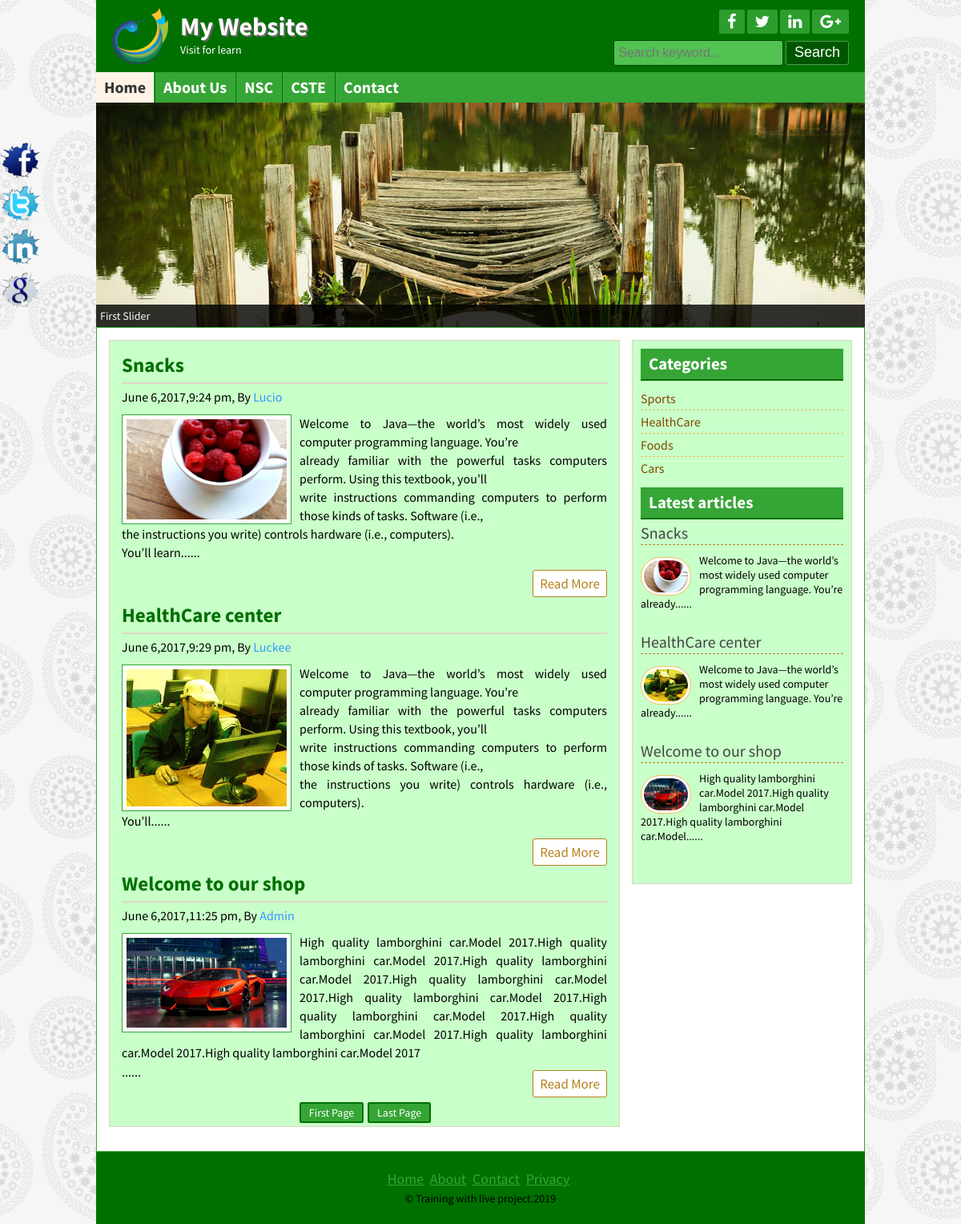
The page / on the database its author committed.
### tables this page shows
CREATE TABLE `title_slogan` (
  `id` int(11) NOT NULL,
  `title` varchar(250) NOT NULL,
  `slogan` varchar(250) NOT NULL,
  `logo` varchar(250) NOT NULL
);

CREATE TABLE `tbl_social` (
  `id` int(11) NOT NULL,
  `fb` varchar(255) NOT NULL,
  `tw` varchar(255) NOT NULL,
  `ln` varchar(255) NOT NULL,
  `gp` varchar(255) NOT NULL
);

CREATE TABLE `tbl_page` (
  `id` int(11) NOT NULL,
  `name` varchar(255) NOT NULL,
  `body` text NOT NULL
);

CREATE TABLE `tbl_post` (
  `id` int(11) NOT NULL,
  `cat` int(11) NOT NULL,
  `title` varchar(100) NOT NULL,
  `body` text NOT NULL,
  `image` varchar(100) NOT NULL,
  `author` varchar(100) NOT NULL,
  `tags` varchar(100) NOT NULL,
  `date` timestamp NOT NULL DEFAULT CURRENT_TIMESTAMP,
  `userid` int(11) NOT NULL
);

CREATE TABLE `tbl_category` (
  `id` int(11) NOT NULL,
  `name` varchar(100) NOT NULL
);

CREATE TABLE `tbl_footer` (
  `id` int(11) NOT NULL,
  `note` varchar(255) NOT NULL
);

### lib/Database.php (called while the page is built, shortened)
<?php
Class Database{
	public $host   = DB_HOST;
	public $user   = DB_USER;
	public $pass   = DB_PASS;
	public $dbname = DB_NAME;
	public $link;
	private function connectDB(){
	$this->link = new mysqli($this->host, $this->user, $this->pass,  $this->dbname);
 }
	public function select($query){
		$result = $this->link->query($query) or die($this->link->error.__LINE__);
		if($result->num_rows > 0){
			return $result;
		} else {
			return false;
		}
	}
}

### helpers/format.php (called while the page is built, shortened)
<?php
class format
{
	public function formatDate($date){
        return date('F j,Y,g:i a',strtotime($date));
	}
	public function textShorten($text,$limit=400){
        $text = $text." ";
        $text =substr($text,0,$limit);
         $text =substr($text,0,strrpos($text,' '));
        $text = $text."......";
        return $text;
	}
}
?>

### index.php (the view, shortened to what this page needs)
<?php include 'inc/header.php';?>
<?php include 'inc/slider.php';?>
	<div class="contentsection contemplete clear">
		<div class="maincontent clear">
		<?php
         $per_page = 3;
         if (isset($_GET['page'])) {
                 $page  =$_GET['page'];
         } else {
         	$page = 1;
         }
         $start_from=($page-1) * $per_page;
		?>
		<?php
          $query ="select * from tbl_post limit $start_from,$per_page ";
          $post = $db->select($query);
          if ($post) {
            while($result = $post->fetch_assoc()){
		?>
	<div class="samepost clear">
		<h2><a href="post.php?id=<?php echo $result['id'];?>"><?php echo $result['title'];?></a></h2>
		<h4><?php echo $fm->formatDate($result['date']);?>, By <a href="#"><?php echo $result['author'];?></a></h4>
		      <a href="#"><img src="admin/<?php echo $result['image'];?>" alt="post image"/></a>
			<?php echo $fm->textShorten($result['body']);?>
				<div class="readmore clear">
					<a href="post.php?id=<?php echo $result['id'];?>">Read More</a>
				</div>
              </div>
 <?php } ?>
 <?php
 $query = "select * from tbl_post";
 $result = $db->select($query);
 $total_rows  =mysqli_num_rows($result);
 $total_pages =ceil($total_rows/$per_page);
  echo "<span class='pagination'><a href='index.php?page=1'>".'First Page'."</a> ";
  echo "<a href='index.php?page=$total_pages'>".'Last Page'."</a> </span>" ?>
 <?php }else {header("location:404.php");}?>
			</div>
 <?php include 'inc/sidebar.php';?>
 <?php include 'inc/footer.php';?>

### inc/header.php (shortened to what this page needs)
<?php include'lib/Database.php' ?>
<?php include'helpers/format.php' ?>
<?php
  $db = new Database();
  $fm =new format();
?>
<!DOCTYPE html>
<html>
<head>
	<?php include'scripts/css.php'; ?>
</head>
<body>
	<div class="headersection templete clear">
		<a href="index.php">
			<div class="logo">
			<?php
                   $query = "select * from title_slogan where id ='1' ";
                   $blog_title =$db->select($query);
                    if ($blog_title) {
                       while($result =$blog_title->fetch_assoc()){
            ?>
				<img src="admin/<?php echo $result['logo']; ?>" alt="Logo"/>
				<h2><?php echo $result['title']; ?></h2>
				<p><?php echo $result['slogan']; ?></p>
		    <?php } } ?>
			</div>
		</a>
		<div class="social clear">
			<div class="icon clear">
<?php
       $query = "select * from tbl_social where id ='1' ";
       $social =$db->select($query);
        if ($social) {
           while($result =$social->fetch_assoc()){
?>
		<a href="<?php echo $result['fb']; ?>" target="_blank"><i class="fa fa-facebook"></i></a>
		<a href="<?php echo $result['tw']; ?>" target="_blank"><i class="fa fa-twitter"></i></a>
		<a href="<?php echo $result['ln']; ?>" target="_blank"><i class="fa fa-linkedin"></i></a>
		<a href="<?php echo $result['gp']; ?>" target="_blank"><i class="fa fa-google-plus"></i></a>
<?php } } ?>
			</div>
			<div class="searchbtn clear">
			<form action="search.php" method="get">
				<input type="text" name="search" placeholder="Search keyword..."/>
				<input type="submit" name="submit" value="Search"/>
			</form>
			</div>
		</div>
	</div>
<div class="navsection templete">
<?php
 $path = $_SERVER['SCRIPT_FILENAME'];
 $currentpage = basename($path,'.php');
?>
  <ul>
	<li><a <?php if($currentpage=='index') {echo 'id="active"';}?> href="index.php">Home</a></li>
	<?php
    $query = "select * from tbl_page";
    $pages =$db->select($query);
    if ($pages) {
    while($result =$pages->fetch_assoc()){
    ?>
    <li><a
     <?php
        if (isset($_GET['pageid']) && $_GET['pageid']==$result['id']) {
        	echo 'id="active"';
        }
     ?>
    href="page.php?pageid=<?php echo $result['id']; ?>"><?php echo $result['name']; ?></a> </li>
    <?php } } ?>
	<li><a <?php if($currentpage=='contact') {echo 'id="active"';}?> href="contact.php">Contact</a></li>
  </ul>
</div>

### scripts/css.php
<link rel="stylesheet" href="font-awesome-4.5.0/css/font-awesome.css">
<link rel="stylesheet" href="css/nivo-slider.css" type="text/css" media="screen" />
<link rel="stylesheet" href="style.css">
<?php
  $query = "select * from tbl_theme where id='1'";
  $themes  =$db->select($query);
  while ($result = $themes->fetch_assoc()) {
      if ($result['theme']=='default'){ ?>
       	  <link rel="stylesheet" href="theme/default.css">
    <?php }elseif ($result['theme']=='green') { ?>
    	<link rel="stylesheet" href="theme/green.css">
    <?php }elseif ($result['theme']=='red') { ?>
    	<link rel="stylesheet" href="theme/red.css">
   <?php }  } ?>

### inc/slider.php
<div class="slidersection templete clear">
        <div id="slider">
       <?php
       $query="select * from tbl_slider order by id limit 4";
        $slider =$db->select($query);
        if ($slider) {
        	while ($result=$slider->fetch_assoc()) {
	  ?>
            <a href="#"><img src="admin/<?php echo $result['image'] ?>" alt="<?php echo $result['title'] ?>" title="<?php echo $result['title'] ?>" /></a>
      <?php } } ?>
        </div>
</div>

### inc/sidebar.php
<div class="sidebar clear">
	<div class="samesidebar clear">
		<h2>Categories</h2>
			<ul>
			<?php
                  $query = "select * from tbl_category";
                  $category = $db->select($query);
                    if ($category) {
                  while($result = $category->fetch_assoc()){
	        ?>
				<li><a href="posts.php?category=<?php echo $result['id']?>"> <?php echo $result['name']?></a></li>
				<?php } }else {?>
				<li>No Category Created</li>
				<?php } ?>
			</ul>
	</div>
	<div class="samesidebar clear">
		<h2>Latest articles</h2>
		<?php
                $query = "select * from tbl_post limit 5 " ;
                $post = $db->select($query);
                  if ($post) {
                 while($result = $post->fetch_assoc()){
	     ?>
			<div class="popular clear">
			<h3><a href="post.php?id=<?php echo $result['id'];?>"><?php echo $result['title'];?></a></h3>
				<a href="post.php?id=<?php echo $result['id'];?>"><img src="admin/<?php echo $result['image'];?>" alt="post image"/></a>
				<?php echo $fm->textShorten($result['body'],120);?>
			</div>
			<?php } }else {header("location:404.php");}?>
	</div>
</div>

### inc/footer.php (shortened to what this page needs)
</div>
	<div class="footersection templete clear">
	  <div class="footermenu clear">
		<ul>
			<li><a href="#">Home</a></li>
			<li><a href="#">About</a></li>
			<li><a href="#">Contact</a></li>
			<li><a href="#">Privacy</a></li>
		</ul>
	  </div>
<?php
       $query = "select * from tbl_footer where id ='1' ";
       $footernote =$db->select($query);
        if ($footernote) {
           while($result =$footernote->fetch_assoc()){
?>
	  <p>&copy; <?php echo $result['note']; echo date('Y'); ?></p>
<?php } } ?>
	</div>
	<div class="fixedicon clear">
<?php
           $query = "select * from tbl_social where id ='1' ";
           $social =$db->select($query);
            if ($social) {
               while($result =$social->fetch_assoc()){
 ?>
<a href="<?php echo $result['fb']; ?>" target="_blank"><img src="images/fb.png" alt="Facebook"/></a>
<a href="<?php echo $result['tw']; ?>" target="_blank"><img src="images/tw.png" alt="Twitter"/></a>
<a href="<?php echo $result['ln']; ?>" target="_blank"><img src="images/in.png" alt="LinkedIn"/></a>
<a href="<?php echo $result['gp']; ?>" target="_blank"><img src="images/gl.png" alt="GooglePlus"/></a>
<?php } } ?>
	</div>
</body>
</html>

### css/nivo-slider.css (style rules this page uses)
.nivoSlider { position:relative; }
.nivoSlider a.nivo-imageLink { position:absolute; top:0px; left:0px; width:100%; height:100%; border:0; padding:0; margin:0; z-index:60; display:none; }

### theme/green.css (style rules this page uses)
.headersection,.footersection { background: #007000 none repeat scroll 0 0; }
.icon a { background: #2d9d2d none repeat scroll 0 0; }
.searchbtn input[type="text"] { background: #52c252 none repeat scroll 0 0; border: 1px solid #034703; }
.searchbtn input[type="submit"] { border: 1px solid #549854; }
input[type="submit"] { background: #005600 none repeat scroll 0 0; border: 1px solid #52c252; }
.navsection { background: #35a535 none repeat scroll 0 0; }
.navsection ul li { border-left: 1px solid #007000;border-right: 1px solid #38a838; }
.samepost h2 a { color: #007000; }
.maincontent,.sidebar { background: #C9FFC9 none repeat scroll 0 0; }
.samepost img { border: 1px solid #35A535; }
.contentsection { border: 1px solid #35A535; }
.samesidebar h2 { background: #35a535 none repeat scroll 0 0;border-bottom: 2px solid #007000; color:#fff; }
.pagination a { background: #35A535 none repeat scroll 0 0; border: 2px solid #007000;color:#fff; }
.footermenu ul li a { color:#35A535; }
.samepost h2,.about h2 { color:#007000 ; }

### rows shown on the page
title_slogan: logo (picture), title "My Website", slogan "Visit for learn"
tbl_page: name "About Us"
tbl_page: name "NSC"
tbl_page: name "CSTE"
tbl_post: title "Snacks", date "June 6,2017,9:24 pm", author "Lucio", image (picture), body "Welcome to Java—the world’s most widely used computer programming language. You’re already familiar with the powerful tasks computers perform. Using this textbook, you’ll write instructions commanding computers to perform those kinds of tasks. Software (i.e., the instructions you write) controls hardware (i.e., computers). You’ll learn......", body "Welcome to Java—the world’s most widely used computer programming language. You’re already......"
tbl_post: title "HealthCare center", date "June 6,2017,9:29 pm", author "Luckee", image (picture), body "Welcome to Java—the world’s most widely used computer programming language. You’re already familiar with the powerful tasks computers perform. Using this textbook, you’ll write instructions commanding computers to perform those kinds of tasks. Software (i.e., the instructions you write) controls hardware (i.e., computers). You’ll......", body "Welcome to Java—the world’s most widely used computer programming language. You’re already......"
tbl_post: title "Welcome to our shop", date "June 6,2017,11:25 pm", author "Admin", image (picture), body "High quality lamborghini car.Model 2017.High quality lamborghini car.Model 2017.High quality lamborghini car.Model 2017.High quality lamborghini car.Model 2017.High quality lamborghini car.Model 2017.High quality lamborghini car.Model 2017.High quality lamborghini car.Model 2017.High quality lamborghini car.Model 2017.High quality lamborghini car.Model 2017 ......", body "High quality lamborghini car.Model 2017.High quality lamborghini car.Model 2017.High quality lamborghini car.Model......"
tbl_category: name "Sports"
tbl_category: name "HealthCare"
tbl_category: name "Foods"
tbl_category: name "Cars"
tbl_footer: note "Training with live project."
